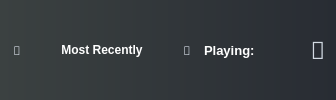
         <widget class="QWidget" name="widget_2" native="true">
          <property name="sizePolicy">
           <sizepolicy hsizetype="Preferred" vsizetype="Fixed">
            <horstretch>0</horstretch>
            <verstretch>0</verstretch>
           </sizepolicy>
          </property>
          <property name="styleSheet">
           <string notr="true">QWidget{
background-color: qlineargradient(spread:pad, x1:0, y1:0, x2:1, y2:0, stop:0 rgba(59, 65, 65, 255), stop:1 rgba(40, 44, 51, 255));
}





</string>
          </property>
          <layout class="QHBoxLayout" name="horizontalLayout_3">
           <property name="spacing">
            <number>0</number>
           </property>
           <property name="leftMargin">
            <number>0</number>
           </property>
           <property name="topMargin">
            <number>0</number>
           </property>
           <property name="rightMargin">
            <number>0</number>
           </property>
           <property name="bottomMargin">
            <number>0</number>
           </property>
           <item>
            <layout class="QHBoxLayout" name="horizontalLayout_2">
             <property name="spacing">
              <number>0</number>
             </property>
             <property name="sizeConstraint">
              <enum>QLayout::SetDefaultConstraint</enum>
             </property>
             <item>
              <spacer name="horizontalSpacer_5">
               <property name="orientation">
                <enum>Qt::Horizontal</enum>
               </property>
               <property name="sizeType">
                <enum>QSizePolicy::Fixed</enum>
               </property>
               <property name="sizeHint" stdset="0">
                <size>
                 <width>5</width>
                 <height>20</height>
                </size>
               </property>
              </spacer>
             </item>
             <item>
              <widget class="QPushButton" name="pushButton_2">
               <property name="sizePolicy">
                <sizepolicy hsizetype="Fixed" vsizetype="Fixed">
                 <horstretch>0</horstretch>
                 <verstretch>0</verstretch>
                </sizepolicy>
               </property>
               <property name="minimumSize">
                <size>
                 <width>24</width>
                 <height>24</height>
                </size>
               </property>
               <property name="maximumSize">
                <size>
                 <width>24</width>
                 <height>24</height>
                </size>
               </property>
               <property name="font">
                <font>
                 <family>Webdings</family>
                 <pointsize>9</pointsize>
                 <weight>50</weight>
                 <bold>false</bold>
                </font>
               </property>
               <property name="styleSheet">
                <string notr="true">QPushButton{
	border-style: solid;
	border-color: transparent;
	border-width: 1px;
	border-radius:1px;
	color: #d3dae3;
	padding: 2px;
	
	background-color: transparent;
}
QPushButton::default{
	border-style: solid;
	border-color: transparent;
	border-width: 1px;
	border-radius: 1px;
	color: #FFFFFF;
	padding: 2px;
	background-color: transparent;
}
QPushButton:hover{
	border-style: solid;
	border-top-color:white;
    border-bottom-color: white;
    border-left-color: white;
    border-right-color: white;
	border-width: 2px;
    border-radius:1px;
	color: #d3dae3;
	padding: 2px;
}
QPushButton:pressed{
	border-style: solid;
	border-top-color:rgb(255, 0, 255);
    border-bottom-color: rgb(255, 0, 255);
    border-left-color: rgb(255, 0, 255);
    border-right-color:rgb(255, 0, 255);
	border-width: 2px;
    border-radius:1px;
	color: #d3dae3;
	padding: 2px;
}</string>
               </property>
               <property name="text">
                <string></string>
               </property>
              </widget>
             </item>
             <item>
              <spacer name="horizontalSpacer_6">
               <property name="orientation">
                <enum>Qt::Horizontal</enum>
               </property>
               <property name="sizeType">
                <enum>QSizePolicy::Fixed</enum>
               </property>
               <property name="sizeHint" stdset="0">
                <size>
                 <width>5</width>
                 <height>20</height>
                </size>
               </property>
              </spacer>
             </item>
             <item>
              <widget class="QLabel" name="label_3">
               <property name="sizePolicy">
                <sizepolicy hsizetype="Fixed" vsizetype="Preferred">
                 <horstretch>0</horstretch>
                 <verstretch>0</verstretch>
                </sizepolicy>
               </property>
               <property name="minimumSize">
                <size>
                 <width>136</width>
                 <height>0</height>
                </size>
               </property>
               <property name="maximumSize">
                <size>
                 <width>136</width>
                 <height>16777215</height>
                </size>
               </property>
               <property name="font">
                <font>
                 <family>Arial</family>
                 <pointsize>9</pointsize>
                 <weight>75</weight>
                 <bold>true</bold>
                </font>
               </property>
               <property name="styleSheet">
                <string notr="true">QLabel{
	color:white;
	background:transparent;
}</string>
               </property>
               <property name="text">
                <string>Most Recently</string>
               </property>
               <property name="alignment">
                <set>Qt::AlignCenter</set>
               </property>
              </widget>
             </item>
             <item>
              <spacer name="horizontalSpacer_7">
               <property name="orientation">
                <enum>Qt::Horizontal</enum>
               </property>
               <property name="sizeType">
                <enum>QSizePolicy::Fixed</enum>
               </property>
               <property name="sizeHint" stdset="0">
                <size>
                 <width>5</width>
                 <height>20</height>
                </size>
               </property>
              </spacer>
             </item>
             <item>
              <widget class="QPushButton" name="pushButton_3">
               <property name="minimumSize">
                <size>
                 <width>24</width>
                 <height>24</height>
                </size>
               </property>
               <property name="maximumSize">
                <size>
                 <width>24</width>
                 <height>24</height>
                </size>
               </property>
               <property name="font">
                <font>
                 <family>Webdings</family>
                 <pointsize>9</pointsize>
                 <weight>50</weight>
                 <bold>false</bold>
                </font>
               </property>
               <property name="styleSheet">
                <string notr="true">QPushButton{
	border-style: solid;
	border-color: transparent;
	border-width: 1px;
	border-radius:1px;
	color: #d3dae3;
	padding: 2px;
	
	background-color: transparent;
}
QPushButton::default{
	border-style: solid;
	border-color: transparent;
	border-width: 1px;
	border-radius: 1px;
	color: #FFFFFF;
	padding: 2px;
	background-color: transparent;
}
QPushButton:hover{
	border-style: solid;
	border-top-color:white;
    border-bottom-color: white;
    border-left-color: white;
    border-right-color: white;
	border-width: 2px;
    border-radius:1px;
	color: #d3dae3;
	padding: 2px;
}
QPushButton:pressed{
	border-style: solid;
	border-top-color:rgb(255, 0, 255);
    border-bottom-color: rgb(255, 0, 255);
    border-left-color: rgb(255, 0, 255);
    border-right-color:rgb(255, 0, 255);
	border-width: 2px;
    border-radius:1px;
	color: #d3dae3;
	padding: 2px;
}</string>
               </property>
               <property name="text">
                <string></string>
               </property>
              </widget>
             </item>
             <item>
              <spacer name="horizontalSpacer_8">
               <property name="orientation">
                <enum>Qt::Horizontal</enum>
               </property>
               <property name="sizeType">
                <enum>QSizePolicy::Fixed</enum>
               </property>
               <property name="sizeHint" stdset="0">
                <size>
                 <width>5</width>
                 <height>20</height>
                </size>
               </property>
              </spacer>
             </item>
             <item>
              <widget class="QLabel" name="playingLabel">
               <property name="sizePolicy">
                <sizepolicy hsizetype="Expanding" vsizetype="Preferred">
                 <horstretch>0</horstretch>
                 <verstretch>0</verstretch>
                </sizepolicy>
               </property>
               <property name="font">
                <font>
                 <family>Arial</family>
                 <pointsize>10</pointsize>
                 <weight>75</weight>
                 <bold>true</bold>
                </font>
               </property>
               <property name="styleSheet">
                <string notr="true">QLabel{
	color:white;
   background:transparent;
}
</string>
               </property>
               <property name="text">
                <string>Playing:  </string>
               </property>
              </widget>
             </item>
             <item>
              <spacer name="horizontalSpacer_9">
               <property name="orientation">
                <enum>Qt::Horizontal</enum>
               </property>
               <property name="sizeHint" stdset="0">
                <size>
                 <width>40</width>
                 <height>20</height>
                </size>
               </property>
              </spacer>
             </item>
             <item>
              <widget class="QPushButton" name="menuButton">
               <property name="sizePolicy">
                <sizepolicy hsizetype="Fixed" vsizetype="Fixed">
                 <horstretch>0</horstretch>
                 <verstretch>0</verstretch>
                </sizepolicy>
               </property>
               <property name="minimumSize">
                <size>
                 <width>32</width>
                 <height>32</height>
                </size>
               </property>
               <property name="maximumSize">
                <size>
                 <width>32</width>
                 <height>32</height>
                </size>
               </property>
               <property name="font">
                <font>
                 <family>Webdings</family>
                 <pointsize>18</pointsize>
                </font>
               </property>
               <property name="contextMenuPolicy">
                <enum>Qt::CustomContextMenu</enum>
               </property>
               <property name="styleSheet">
                <string notr="true">QPushButton{
	border-style: solid;
	border-color: transparent;
	border-width: 1px;
	border-radius:1px;
	color: #d3dae3;
	padding: 2px;
	
	background-color: transparent;
}
QPushButton::default{
	border-style: solid;
	border-color: transparent;
	border-width: 1px;
	border-radius: 1px;
	color: #FFFFFF;
	padding: 2px;
	background-color: transparent;
}
QPushButton:hover{
	border-style: solid;
	border-top-color:white;
    border-bottom-color: white;
    border-left-color: white;
    border-right-color: white;
	border-width: 2px;
    border-radius:1px;
	color: #d3dae3;
	padding: 2px;
}
QPushButton:pressed{
	border-style: solid;
	border-top-color:rgb(255, 0, 255);
    border-bottom-color: rgb(255, 0, 255);
    border-left-color: rgb(255, 0, 255);
    border-right-color:rgb(255, 0, 255);
	border-width: 2px;
    border-radius:1px;
	color: #d3dae3;
	padding: 2px;
}</string>
               </property>
               <property name="text">
                <string></string>
               </property>
              </widget>
             </item>
             <item>
              <spacer name="horizontalSpacer_10">
               <property name="orientation">
                <enum>Qt::Horizontal</enum>
               </property>
               <property name="sizeType">
                <enum>QSizePolicy::Fixed</enum>
               </property>
               <property name="sizeHint" stdset="0">
                <size>
                 <width>2</width>
                 <height>20</height>
                </size>
               </property>
              </spacer>
             </item>
            </layout>
           </item>
          </layout>
         </widget>
